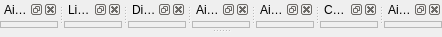
<?xml version="1.0" encoding="UTF-8"?>
<ui version="4.0">
 <class>CDataInfoAreaComponent</class>
 <widget class="QMainWindow" name="CDataInfoAreaComponent">
  <property name="geometry">
   <rect>
    <x>0</x>
    <y>0</y>
    <width>349</width>
    <height>37</height>
   </rect>
  </property>
  <property name="windowTitle">
   <string>MainWindow</string>
  </property>
  <widget class="QWidget" name="qw_centralEmptyWidgetUsedAsPadding">
   <property name="maximumSize">
    <size>
     <width>0</width>
     <height>3</height>
    </size>
   </property>
  </widget>
  <widget class="swift::gui::CDockWidgetInfoArea" name="dwp_AircraftModels">
   <property name="allowedAreas">
    <set>Qt::TopDockWidgetArea</set>
   </property>
   <property name="windowTitle">
    <string>Aircraft models</string>
   </property>
   <attribute name="dockWidgetArea">
    <number>4</number>
   </attribute>
   <widget class="QWidget" name="qw_AircraftModelsOuter">
    <layout class="QVBoxLayout" name="vl_AircraftModelsOuter">
     <property name="spacing">
      <number>0</number>
     </property>
     <property name="leftMargin">
      <number>0</number>
     </property>
     <property name="topMargin">
      <number>0</number>
     </property>
     <property name="rightMargin">
      <number>0</number>
     </property>
     <property name="bottomMargin">
      <number>0</number>
     </property>
     <item>
      <widget class="QFrame" name="fr_AircraftModelsInner">
       <property name="frameShape">
        <enum>QFrame::NoFrame</enum>
       </property>
       <property name="frameShadow">
        <enum>QFrame::Plain</enum>
       </property>
       <property name="lineWidth">
        <number>0</number>
       </property>
       <layout class="QVBoxLayout" name="vl_AircraftModelsInner">
        <property name="spacing">
         <number>0</number>
        </property>
        <property name="leftMargin">
         <number>0</number>
        </property>
        <property name="topMargin">
         <number>2</number>
        </property>
        <property name="rightMargin">
         <number>0</number>
        </property>
        <property name="bottomMargin">
         <number>0</number>
        </property>
        <item>
         <widget class="swift::gui::components::CDbModelComponent" name="comp_DbModels">
          <property name="frameShape">
           <enum>QFrame::StyledPanel</enum>
          </property>
          <property name="frameShadow">
           <enum>QFrame::Raised</enum>
          </property>
         </widget>
        </item>
       </layout>
      </widget>
     </item>
    </layout>
   </widget>
  </widget>
  <widget class="swift::gui::CDockWidgetInfoArea" name="dwp_Liveries">
   <property name="allowedAreas">
    <set>Qt::TopDockWidgetArea</set>
   </property>
   <property name="windowTitle">
    <string>Liveries</string>
   </property>
   <attribute name="dockWidgetArea">
    <number>4</number>
   </attribute>
   <widget class="QWidget" name="qw_LiveriesOuter">
    <layout class="QVBoxLayout" name="vl_LiveriesOuter">
     <property name="spacing">
      <number>0</number>
     </property>
     <property name="leftMargin">
      <number>0</number>
     </property>
     <property name="topMargin">
      <number>0</number>
     </property>
     <property name="rightMargin">
      <number>0</number>
     </property>
     <property name="bottomMargin">
      <number>0</number>
     </property>
     <item>
      <widget class="QFrame" name="fr_LiveriesInner">
       <property name="frameShape">
        <enum>QFrame::NoFrame</enum>
       </property>
       <property name="frameShadow">
        <enum>QFrame::Plain</enum>
       </property>
       <property name="lineWidth">
        <number>0</number>
       </property>
       <layout class="QVBoxLayout" name="vl_LiveriesInner">
        <property name="spacing">
         <number>0</number>
        </property>
        <property name="leftMargin">
         <number>0</number>
        </property>
        <property name="topMargin">
         <number>2</number>
        </property>
        <property name="rightMargin">
         <number>0</number>
        </property>
        <property name="bottomMargin">
         <number>0</number>
        </property>
        <item>
         <widget class="swift::gui::components::CDbLiveryComponent" name="comp_DbLiveries">
          <property name="frameShape">
           <enum>QFrame::StyledPanel</enum>
          </property>
          <property name="frameShadow">
           <enum>QFrame::Raised</enum>
          </property>
         </widget>
        </item>
       </layout>
      </widget>
     </item>
    </layout>
   </widget>
  </widget>
  <widget class="swift::gui::CDockWidgetInfoArea" name="dwp_Distributors">
   <property name="allowedAreas">
    <set>Qt::TopDockWidgetArea</set>
   </property>
   <property name="windowTitle">
    <string>Distributors</string>
   </property>
   <attribute name="dockWidgetArea">
    <number>4</number>
   </attribute>
   <widget class="QWidget" name="qw_DistributorsOuter">
    <layout class="QVBoxLayout" name="vl_DistributorsOuter">
     <property name="spacing">
      <number>0</number>
     </property>
     <property name="leftMargin">
      <number>0</number>
     </property>
     <property name="topMargin">
      <number>0</number>
     </property>
     <property name="rightMargin">
      <number>0</number>
     </property>
     <property name="bottomMargin">
      <number>0</number>
     </property>
     <item>
      <widget class="QFrame" name="fr_DistributorsInner">
       <property name="frameShape">
        <enum>QFrame::NoFrame</enum>
       </property>
       <property name="frameShadow">
        <enum>QFrame::Plain</enum>
       </property>
       <property name="lineWidth">
        <number>0</number>
       </property>
       <layout class="QVBoxLayout" name="vl_DisitributorsInner">
        <property name="spacing">
         <number>0</number>
        </property>
        <property name="leftMargin">
         <number>0</number>
        </property>
        <property name="topMargin">
         <number>2</number>
        </property>
        <property name="rightMargin">
         <number>0</number>
        </property>
        <property name="bottomMargin">
         <number>0</number>
        </property>
        <item>
         <widget class="swift::gui::components::CDbDistributorComponent" name="comp_DbDistributors">
          <property name="frameShape">
           <enum>QFrame::StyledPanel</enum>
          </property>
          <property name="frameShadow">
           <enum>QFrame::Raised</enum>
          </property>
         </widget>
        </item>
       </layout>
      </widget>
     </item>
    </layout>
   </widget>
  </widget>
  <widget class="swift::gui::CDockWidgetInfoArea" name="dwp_AircraftIcao">
   <property name="allowedAreas">
    <set>Qt::TopDockWidgetArea</set>
   </property>
   <property name="windowTitle">
    <string>Aircraft ICAO</string>
   </property>
   <attribute name="dockWidgetArea">
    <number>4</number>
   </attribute>
   <widget class="QWidget" name="qw_AircraftIcaoOuter">
    <layout class="QVBoxLayout" name="vl_AircraftIcaoOuter">
     <property name="spacing">
      <number>0</number>
     </property>
     <property name="leftMargin">
      <number>0</number>
     </property>
     <property name="topMargin">
      <number>0</number>
     </property>
     <property name="rightMargin">
      <number>0</number>
     </property>
     <property name="bottomMargin">
      <number>0</number>
     </property>
     <item>
      <widget class="QFrame" name="fr_AircraftIcaoInner">
       <layout class="QVBoxLayout" name="vl_AircraftIcaoCodeinner">
        <property name="spacing">
         <number>0</number>
        </property>
        <property name="leftMargin">
         <number>0</number>
        </property>
        <property name="topMargin">
         <number>2</number>
        </property>
        <property name="rightMargin">
         <number>0</number>
        </property>
        <property name="bottomMargin">
         <number>0</number>
        </property>
        <item>
         <widget class="swift::gui::components::CDbAircraftIcaoComponent" name="comp_DbAircraftIcao">
          <property name="frameShape">
           <enum>QFrame::StyledPanel</enum>
          </property>
          <property name="frameShadow">
           <enum>QFrame::Raised</enum>
          </property>
         </widget>
        </item>
       </layout>
      </widget>
     </item>
    </layout>
   </widget>
  </widget>
  <widget class="swift::gui::CDockWidgetInfoArea" name="dwp_AirlineIcao">
   <property name="allowedAreas">
    <set>Qt::TopDockWidgetArea</set>
   </property>
   <property name="windowTitle">
    <string>Airline ICAO</string>
   </property>
   <attribute name="dockWidgetArea">
    <number>4</number>
   </attribute>
   <widget class="QWidget" name="qw_AirlineIcaoOuter">
    <layout class="QVBoxLayout" name="vl_AirlineIcaoOuter">
     <property name="spacing">
      <number>0</number>
     </property>
     <property name="leftMargin">
      <number>0</number>
     </property>
     <property name="topMargin">
      <number>0</number>
     </property>
     <property name="rightMargin">
      <number>0</number>
     </property>
     <property name="bottomMargin">
      <number>0</number>
     </property>
     <item>
      <widget class="QFrame" name="fr_AirlineIcaoInner">
       <layout class="QVBoxLayout" name="vl_AirlineIcaoInner">
        <property name="spacing">
         <number>0</number>
        </property>
        <property name="leftMargin">
         <number>0</number>
        </property>
        <property name="topMargin">
         <number>2</number>
        </property>
        <property name="rightMargin">
         <number>0</number>
        </property>
        <property name="bottomMargin">
         <number>0</number>
        </property>
        <item>
         <widget class="swift::gui::components::CDbAirlineIcaoComponent" name="comp_DbAirlineIcao">
          <property name="frameShape">
           <enum>QFrame::StyledPanel</enum>
          </property>
          <property name="frameShadow">
           <enum>QFrame::Raised</enum>
          </property>
         </widget>
        </item>
       </layout>
      </widget>
     </item>
    </layout>
   </widget>
  </widget>
  <widget class="swift::gui::CDockWidgetInfoArea" name="dwp_Countries">
   <property name="allowedAreas">
    <set>Qt::TopDockWidgetArea</set>
   </property>
   <property name="windowTitle">
    <string>Countries</string>
   </property>
   <attribute name="dockWidgetArea">
    <number>4</number>
   </attribute>
   <widget class="QWidget" name="qw_CountriesOuter">
    <layout class="QVBoxLayout" name="vl_CountriesOuter">
     <property name="spacing">
      <number>0</number>
     </property>
     <property name="leftMargin">
      <number>0</number>
     </property>
     <property name="topMargin">
      <number>0</number>
     </property>
     <property name="rightMargin">
      <number>0</number>
     </property>
     <property name="bottomMargin">
      <number>0</number>
     </property>
     <item>
      <widget class="QFrame" name="fr_CountriesInner">
       <layout class="QVBoxLayout" name="vl_CountriesInner">
        <property name="spacing">
         <number>0</number>
        </property>
        <property name="leftMargin">
         <number>0</number>
        </property>
        <property name="topMargin">
         <number>2</number>
        </property>
        <property name="rightMargin">
         <number>0</number>
        </property>
        <property name="bottomMargin">
         <number>0</number>
        </property>
        <item>
         <widget class="swift::gui::components::CDbCountryComponent" name="comp_DbCountries">
          <property name="frameShape">
           <enum>QFrame::StyledPanel</enum>
          </property>
          <property name="frameShadow">
           <enum>QFrame::Raised</enum>
          </property>
         </widget>
        </item>
       </layout>
      </widget>
     </item>
    </layout>
   </widget>
  </widget>
  <widget class="swift::gui::CDockWidgetInfoArea" name="dwp_AircraftCategories">
   <property name="allowedAreas">
    <set>Qt::TopDockWidgetArea</set>
   </property>
   <property name="windowTitle">
    <string>Aircraft categories</string>
   </property>
   <attribute name="dockWidgetArea">
    <number>4</number>
   </attribute>
   <widget class="QWidget" name="qw_AircraftCategoriesOuter">
    <layout class="QVBoxLayout" name="vl_AircraftCategoriesOuter">
     <property name="spacing">
      <number>0</number>
     </property>
     <property name="leftMargin">
      <number>0</number>
     </property>
     <property name="topMargin">
      <number>0</number>
     </property>
     <property name="rightMargin">
      <number>0</number>
     </property>
     <property name="bottomMargin">
      <number>0</number>
     </property>
     <item>
      <widget class="QFrame" name="fr_AircraftCategoriesInner">
       <layout class="QVBoxLayout" name="vl_AircraftCategoriesInner">
        <property name="spacing">
         <number>0</number>
        </property>
        <property name="leftMargin">
         <number>0</number>
        </property>
        <property name="topMargin">
         <number>2</number>
        </property>
        <property name="rightMargin">
         <number>0</number>
        </property>
        <property name="bottomMargin">
         <number>0</number>
        </property>
        <item>
         <widget class="swift::gui::components::CDbAircraftCategoryComponent" name="comp_DbAircraftCategories">
          <property name="frameShape">
           <enum>QFrame::StyledPanel</enum>
          </property>
          <property name="frameShadow">
           <enum>QFrame::Raised</enum>
          </property>
         </widget>
        </item>
       </layout>
      </widget>
     </item>
    </layout>
   </widget>
  </widget>
 </widget>
 <customwidgets>
  <customwidget>
   <class>swift::gui::CDockWidgetInfoArea</class>
   <extends>QDockWidget</extends>
   <header>gui/dockwidgetinfoarea.h</header>
   <container>1</container>
  </customwidget>
  <customwidget>
   <class>swift::gui::components::CDbModelComponent</class>
   <extends>QFrame</extends>
   <header>gui/components/dbmodelcomponent.h</header>
   <container>1</container>
  </customwidget>
  <customwidget>
   <class>swift::gui::components::CDbLiveryComponent</class>
   <extends>QFrame</extends>
   <header>gui/components/dbliverycomponent.h</header>
   <container>1</container>
  </customwidget>
  <customwidget>
   <class>swift::gui::components::CDbDistributorComponent</class>
   <extends>QFrame</extends>
   <header>gui/components/dbdistributorcomponent.h</header>
   <container>1</container>
  </customwidget>
  <customwidget>
   <class>swift::gui::components::CDbAircraftIcaoComponent</class>
   <extends>QFrame</extends>
   <header>gui/components/dbaircrafticaocomponent.h</header>
   <container>1</container>
  </customwidget>
  <customwidget>
   <class>swift::gui::components::CDbAirlineIcaoComponent</class>
   <extends>QFrame</extends>
   <header>gui/components/dbairlineicaocomponent.h</header>
   <container>1</container>
  </customwidget>
  <customwidget>
   <class>swift::gui::components::CDbCountryComponent</class>
   <extends>QFrame</extends>
   <header>gui/components/dbcountrycomponent.h</header>
   <container>1</container>
  </customwidget>
  <customwidget>
   <class>swift::gui::components::CDbAircraftCategoryComponent</class>
   <extends>QFrame</extends>
   <header>gui/components/dbaircraftcategorycomponent.h</header>
   <container>1</container>
  </customwidget>
 </customwidgets>
 <resources/>
 <connections/>
</ui>
